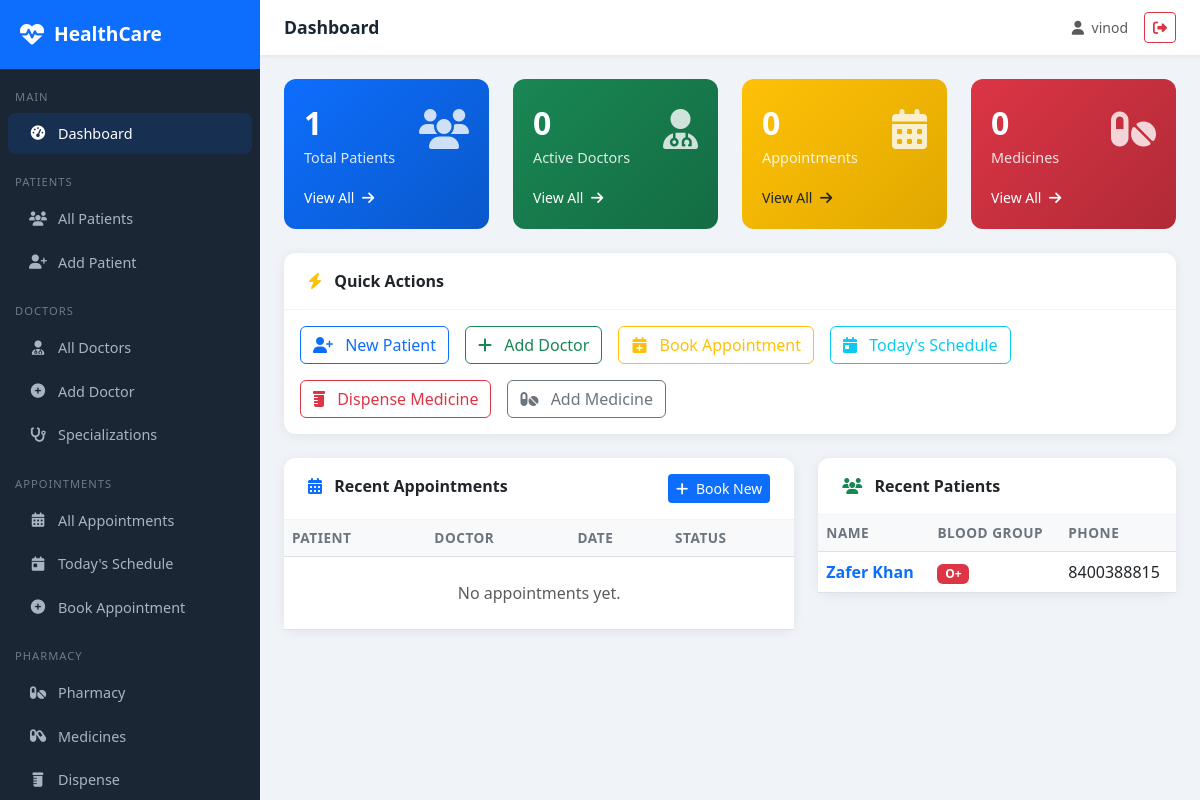
The page /dashboard/ (signed in) on the database its author committed.
### patients/models.py (models this page shows, shortened)
class Patient(models.Model):
    BLOOD_GROUP_CHOICES = [
        ('A+', 'A+'), ('A-', 'A-'), ('B+', 'B+'), ('B-', 'B-'),
        ('O+', 'O+'), ('O-', 'O-'), ('AB+', 'AB+'), ('AB-', 'AB-'),
    ]
    GENDER_CHOICES = [('M', 'Male'), ('F', 'Female'), ('O', 'Other')]
    user = models.OneToOneField(User, on_delete=models.SET_NULL, null=True, blank=True)
    first_name = models.CharField(max_length=100)
    last_name = models.CharField(max_length=100)
    date_of_birth = models.DateField()
    gender = models.CharField(max_length=1, choices=GENDER_CHOICES)
    blood_group = models.CharField(max_length=3, choices=BLOOD_GROUP_CHOICES, blank=True)
    phone = models.CharField(max_length=15)
    email = models.EmailField(blank=True)
    address = models.TextField()
    emergency_contact_name = models.CharField(max_length=100, blank=True)
    emergency_contact_phone = models.CharField(max_length=15, blank=True)
    allergies = models.TextField(blank=True, help_text="List known allergies")
    chronic_conditions = models.TextField(blank=True)
    insurance_provider = models.CharField(max_length=100, blank=True)
    insurance_id = models.CharField(max_length=50, blank=True)
    created_at = models.DateTimeField(auto_now_add=True)
    updated_at = models.DateTimeField(auto_now=True)
    def __str__(self):
        return f"{self.first_name} {self.last_name}"

### accounts/views.py (the view)
# urls.py: path('dashboard/', views.dashboard, name='dashboard'),
@login_required
def dashboard(request):
 context = {
 'total_patients': Patient.objects.count(),
 'total_doctors': Doctor.objects.count(),
 'total_appointments': Appointment.objects.count(),
 'total_medicines': Medicine.objects.count(),
 'recent_appointments': Appointment.objects.order_by('-created_at')[:5],
 'recent_patients': Patient.objects.order_by('-created_at')[:5],
 }
 return render(request, 'base/dashboard.html', context)

### templates/base/dashboard.html (shortened to what this page needs)
{% extends 'base/base.html' %}
{% block page_title %}Dashboard{% endblock %}
{% block content %}
<div class="row g-4 mb-4">
    <div class="col-md-3">
        <div class="stat-card" style="background:linear-gradient(135deg,#0d6efd,#0a58ca)">
            <div class="d-flex justify-content-between">
                <div>
                    <div class="stat-value">{{ total_patients }}</div>
                    <div class="stat-label">Total Patients</div>
                </div>
                <div class="stat-icon">
                    <i class="fas fa-users"></i>
                </div>
            </div>
            <div class="mt-3">
                <a href="{% url 'patient_list' %}" class="text-white text-decoration-none small">
                    View All <i class="fas fa-arrow-right ms-1"></i>
                </a>
            </div>
        </div>
    </div>
    <div class="col-md-3">
        <div class="stat-card" style="background:linear-gradient(135deg,#198754,#146c43)">
            <div class="d-flex justify-content-between">
                <div>
                    <div class="stat-value">{{ total_doctors }}</div>
                    <div class="stat-label">Active Doctors</div>
                </div>
                <div class="stat-icon">
                    <i class="fas fa-user-md"></i>
                </div>
            </div>
            <div class="mt-3">
                <a href="{% url 'doctor_list' %}" class="text-white text-decoration-none small">
                    View All <i class="fas fa-arrow-right ms-1"></i>
                </a>
            </div>
        </div>
    </div>
    <div class="col-md-3">
        <div class="stat-card" style="background:linear-gradient(135deg,#ffc107,#e0a800)">
            <div class="d-flex justify-content-between">
                <div>
                    <div class="stat-value">{{ total_appointments }}</div>
                    <div class="stat-label">Appointments</div>
                </div>
                <div class="stat-icon">
                    <i class="fas fa-calendar-alt"></i>
                </div>
            </div>
            <div class="mt-3">
                <a href="{% url 'appointment_list' %}" class="text-dark text-decoration-none small">
                    View All <i class="fas fa-arrow-right ms-1"></i>
                </a>
            </div>
        </div>
    </div>
    <div class="col-md-3">
        <div class="stat-card" style="background:linear-gradient(135deg,#dc3545,#b02a37)">
            <div class="d-flex justify-content-between">
                <div>
                    <div class="stat-value">{{ total_medicines }}</div>
                    <div class="stat-label">Medicines</div>
                </div>
                <div class="stat-icon">
                    <i class="fas fa-pills"></i>
                </div>
            </div>
            <div class="mt-3">
                <a href="{% url 'medicine_list' %}" class="text-white text-decoration-none small">
                    View All <i class="fas fa-arrow-right ms-1"></i>
                </a>
            </div>
        </div>
    </div>
</div>
<div class="row g-4 mb-4">
    <div class="col-md-12">
        <div class="card">
            <div class="card-header py-3 px-4">
                <i class="fas fa-bolt text-warning me-2"></i> Quick Actions
            </div>
            <div class="card-body">
                <div class="d-flex flex-wrap gap-3">
                    <a href="{% url 'patient_create' %}" class="btn btn-outline-primary">
                        <i class="fas fa-user-plus me-2"></i> New Patient
                    </a>
                    <a href="{% url 'doctor_create' %}" class="btn btn-outline-success">
                        <i class="fas fa-plus me-2"></i> Add Doctor
                    </a>
                    <a href="{% url 'appointment_create' %}" class="btn btn-outline-warning">
                        <i class="fas fa-calendar-plus me-2"></i> Book Appointment
                    </a>
                    <a href="{% url 'today_appointments' %}" class="btn btn-outline-info">
                        <i class="fas fa-calendar-day me-2"></i> Today's Schedule
                    </a>
                    <a href="{% url 'dispense_medicine' %}" class="btn btn-outline-danger">
                        <i class="fas fa-prescription-bottle me-2"></i> Dispense Medicine
                    </a>
                    <a href="{% url 'medicine_create' %}" class="btn btn-outline-secondary">
                        <i class="fas fa-pills me-2"></i> Add Medicine
                    </a>
                </div>
            </div>
        </div>
    </div>
</div>
<div class="row g-4">
    <div class="col-md-7">
        <div class="card">
            <div class="card-header d-flex justify-content-between py-3 px-4">
                <span>
                    <i class="fas fa-calendar-alt text-primary me-2"></i>
                    Recent Appointments
                </span>
                <a href="{% url 'appointment_create' %}" class="btn btn-sm btn-primary">
                    <i class="fas fa-plus me-1"></i> Book New
                </a>
            </div>
            <div class="card-body p-0">
                <div class="table-responsive">
                    <table class="table table-hover mb-0">
                        <thead>
                            <tr>
                                <th>Patient</th>
                                <th>Doctor</th>
                                <th>Date</th>
                                <th>Status</th>
                            </tr>
                        </thead>
                        <tbody>
                            {% for appt in recent_appointments %}
                                <tr>
                                    <td>
                                        <a href="{% url 'appointment_detail' appt.pk %}" class="text-decoration-none fw-semibold">
                                            {{ appt.patient }}
                                        </a>
                                    </td>
                                    <td>{{ appt.doctor }}</td>
                                    <td>{{ appt.appointment_date }}</td>
                                    <td>
                                        <span class="badge badge-status-{{ appt.status }}">
                                            {{ appt.get_status_display }}
                                        </span>
                                    </td>
                                </tr>
                            {% empty %}
                                <tr>
                                    <td colspan="4" class="text-center text-muted py-4">
                                        No appointments yet.
                                    </td>
                                </tr>
                            {% endfor %}
                        </tbody>
                    </table>
                </div>
            </div>
        </div>
    </div>
    <div class="col-md-5">
        <div class="card">
            <div class="card-header py-3 px-4">
                <i class="fas fa-users text-success me-2"></i> Recent Patients
            </div>
            <div class="card-body p-0">
                <div class="table-responsive">
                    <table class="table table-hover mb-0">
                        <thead>
                            <tr>
                                <th>Name</th>
                                <th>Blood Group</th>
                                <th>Phone</th>
                            </tr>
                        </thead>
                        <tbody>
                            {% for p in recent_patients %}
                                <tr>
                                    <td>
                                        <a href="{% url 'patient_detail' p.pk %}" class="text-decoration-none fw-semibold">
                                            {{ p }}
                                        </a>
                                    </td>
                                    <td>
                                        <span class="badge bg-danger">
                                            {{ p.blood_group|default:"N/A" }}
                                        </span>
                                    </td>
                                    <td>{{ p.phone }}</td>
                                </tr>
                            {% empty %}
                                <tr>
                                    <td colspan="3" class="text-center text-muted py-4">
                                        No patients yet.
                                    </td>
                                </tr>
                            {% endfor %}
                        </tbody>
                    </table>
                </div>
            </div>
        </div>
    </div>
</div>
{% endblock %}

### templates/base/base.html (shortened to what this page needs)
<!DOCTYPE html>
<html lang="en">
<head>
    <link href="https://cdn.jsdelivr.net/npm/bootstrap@5.3.0/dist/css/bootstrap.min.css" rel="stylesheet">
    <link href="https://cdnjs.cloudflare.com/ajax/libs/font-awesome/6.4.0/css/all.min.css" rel="stylesheet">
</head>
<body>
{% if user.is_authenticated %}
<div class="sidebar">
    <div class="sidebar-brand">
        <i class="fas fa-heartbeat"></i>
        <span>HealthCare</span>
    </div>
    <nav class="mt-2">
        <div class="nav-section">Main</div>
        <a href="{% url 'dashboard' %}" class="nav-link {% if request.resolver_match.url_name == 'dashboard' %}active{% endif %}">
            <i class="fas fa-tachometer-alt"></i> Dashboard
        </a>
        <div class="nav-section">Patients</div>
        <a href="{% url 'patient_list' %}" class="nav-link {% if 'patient' in request.resolver_match.url_name %}active{% endif %}">
            <i class="fas fa-users"></i> All Patients
        </a>
        <a href="{% url 'patient_create' %}" class="nav-link">
            <i class="fas fa-user-plus"></i> Add Patient
        </a>
        <div class="nav-section">Doctors</div>
        <a href="{% url 'doctor_list' %}" class="nav-link {% if 'doctor' in request.resolver_match.url_name %}active{% endif %}">
            <i class="fas fa-user-md"></i> All Doctors
        </a>
        <a href="{% url 'doctor_create' %}" class="nav-link">
            <i class="fas fa-plus-circle"></i> Add Doctor
        </a>
        <a href="{% url 'specialization_list' %}" class="nav-link">
            <i class="fas fa-stethoscope"></i> Specializations
        </a>
        <div class="nav-section">Appointments</div>
        <a href="{% url 'appointment_list' %}" class="nav-link {% if 'appointment' in request.resolver_match.url_name %}active{% endif %}">
            <i class="fas fa-calendar-alt"></i> All Appointments
        </a>
        <a href="{% url 'today_appointments' %}" class="nav-link">
            <i class="fas fa-calendar-day"></i> Today's Schedule
        </a>
        <a href="{% url 'appointment_create' %}" class="nav-link">
            <i class="fas fa-plus-circle"></i> Book Appointment
        </a>
        <div class="nav-section">Pharmacy</div>
        <a href="{% url 'pharmacy_dashboard' %}" class="nav-link">
            <i class="fas fa-pills"></i> Pharmacy
        </a>
        <a href="{% url 'medicine_list' %}" class="nav-link">
            <i class="fas fa-capsules"></i> Medicines
        </a>
        <a href="{% url 'dispense_medicine' %}" class="nav-link">
            <i class="fas fa-prescription-bottle"></i> Dispense
        </a>
    </nav>
</div>
<div class="main-content">
    <div class="topbar">
        <span class="topbar-title">
            {% block page_title %}HealthCare Portal{% endblock %}
        </span>
        <div class="d-flex align-items-center gap-3">
            <span class="text-muted small">
                <i class="fas fa-user me-1"></i>
                {{ user.get_full_name|default:user.username }}
            </span>
            <a href="{% url 'logout' %}" class="btn btn-sm btn-outline-danger">
                <i class="fas fa-sign-out-alt"></i>
            </a>
        </div>
    </div>
    <div class="page-content">
        {% block content %}{% endblock %}
    </div>
</div>
{% else %}
    {% block public_content %}{% endblock %}
{% endif %}
</body>
</html>

### templates/base/base.html (style rules this page uses)
:root { --primary: #0d6efd; --sidebar-bg: #1a2634; --sidebar-width: 260px; }
body { background: #f0f4f8; font-family: 'Segoe UI', sans-serif; }
.sidebar { position: fixed; top: 0; left: 0; height: 100vh; width: var(--sidebar-width); background: var(--sidebar-bg); z-index: 1000; overflow-y: auto; transition: all 0.3s; }
.sidebar-brand { padding: 20px; background: #0d6efd; color: white; font-size: 1.2rem; font-weight: 700; display: flex; align-items: center; gap: 10px; }
.sidebar-brand i { font-size: 1.5rem; }
.nav-section { padding: 10px 15px 5px; font-size: 0.7rem; color: #6c7a8a; text-transform: uppercase; letter-spacing: 1px; margin-top: 10px; }
.sidebar .nav-link { color: #a8b5c0; padding: 10px 20px; border-radius: 8px; margin: 2px 8px; display: flex; align-items: center; gap: 10px; font-size: 0.9rem; transition: all 0.2s; }
.sidebar .nav-link:hover, .sidebar .nav-link.active { background: rgba(13, 110, 253, 0.15); color: #fff; }
.sidebar .nav-link i { width: 20px; text-align: center; }
.main-content { margin-left: var(--sidebar-width); min-height: 100vh; }
.topbar { background: #fff; padding: 12px 24px; box-shadow: 0 1px 4px rgba(0, 0, 0, 0.08); display: flex; justify-content: space-between; align-items: center; position: sticky; top: 0; z-index: 999; }
.topbar-title { font-weight: 600; color: #1a2634; font-size: 1.1rem; }
.page-content { padding: 24px; }
.card { border: none; border-radius: 12px; box-shadow: 0 2px 12px rgba(0, 0, 0, 0.07); }
.card-header { background: #fff; border-bottom: 1px solid #f0f4f8; border-radius: 12px 12px 0 0 !important; font-weight: 600; }
.stat-card { border-radius: 12px; padding: 20px; color: white; }
.stat-card .stat-icon { font-size: 2.5rem; opacity: 0.8; }
.stat-card .stat-value { font-size: 2rem; font-weight: 700; }
.stat-card .stat-label { opacity: 0.85; font-size: 0.9rem; }
.table th { font-weight: 600; background: #f8f9fa; font-size: 0.85rem; text-transform: uppercase; letter-spacing: 0.5px; color: #6c757d; }
.btn-primary { background: #0d6efd; border: none; }

### rows shown on the page
Patient: first_name+last_name "Zafer Khan", blood_group "O+", phone "8400388815"

### other values the page prints
{{ user.get_full_name|default:user.username }} "vinod"
{{ total_patients }} "1"
{{ total_doctors }} "0"
{{ total_appointments }} "0"
{{ total_medicines }} "0"
